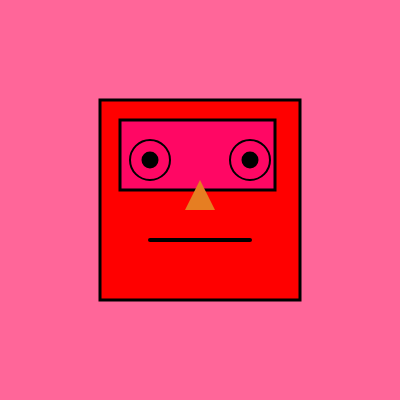
Frame 1 (no input)
Frame 60 (no input): identical to frame 1, image omitted
Frame 120 (the mouse pressed at the canvas centre since frame 60): identical to frame 1, image omitted

The p5.js sketch that drew this single still picture (run headless with seeded random() and noise() and a simulated clock; from frame 60 on, the mouse is pressed at the canvas centre):

// p5.js sketch
// ── sketch.js
function setup() {
  createCanvas(400, 400);
}

function draw() {
  background(255, 102, 153);

  fill(255, 0, 0);
  stroke(0,0,0);
  strokeWeight(3);

  rect(100,100,200,200);
  fill(255,20,255,100)
  rect(120,120,155,70)
  fill(255,255,255);
  strokeWeight(2)
  
  noFill();
  ellipse(150,160,40,40);
  ellipse(250,160,40,40);

  fill(0)
  ellipse(150,160,15,15);
  ellipse(250,160,15,15);

  strokeWeight(4)
  line(150,240,250,240);

  noStroke();
  fill(230,126,34);
  strokeWeight(1);
  triangle(200,180,185,210,215,210);
}
